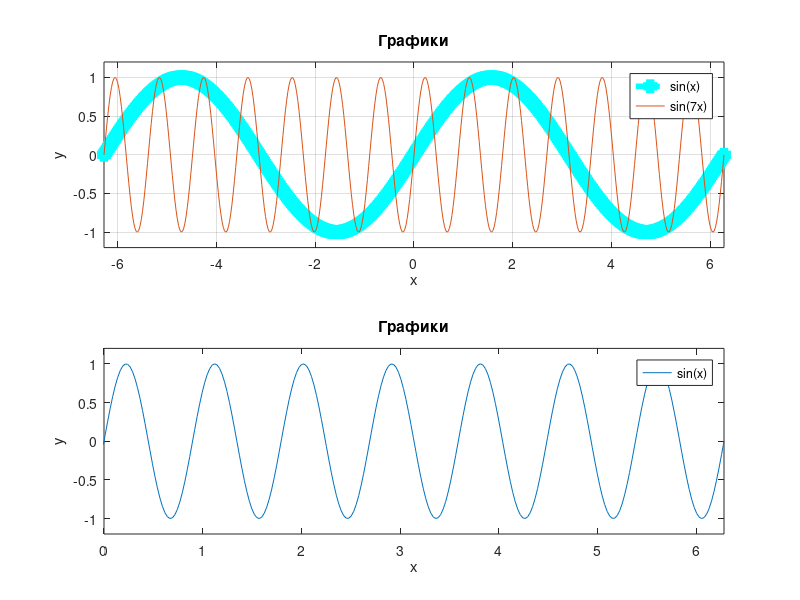

This chart was generated by the following MATLAB code:
x = linspace(-2*pi, 2*pi, 500);
y1 = sin(x);
y2 = sin(7*x);

subplot(2, 1, 1);
plot(x, y1, 'LineWidth',4, 'Color','c', 'LineStyle','-.', 'Marker', 's');
hold on;
plot(x, y2);
axis([ -2*pi, 2*pi, -1.2, 1.2]);
grid on; 
title("Графики");
xlabel("x");
ylabel("y");
legend('sin(x)', 'sin(7x)');

subplot(2, 1, 2);
plot(x, y1, 'LineWidth',4, 'Color','c', 'LineStyle','-.', 'Marker', 's');
grid on;
plot(x, y2);
hold on;
axis([ 0*pi, 2*pi, -1.2, 1.2]);
title("Графики");
xlabel("x");
ylabel("y");
legend('sin(x)', 'sin(7x)');
